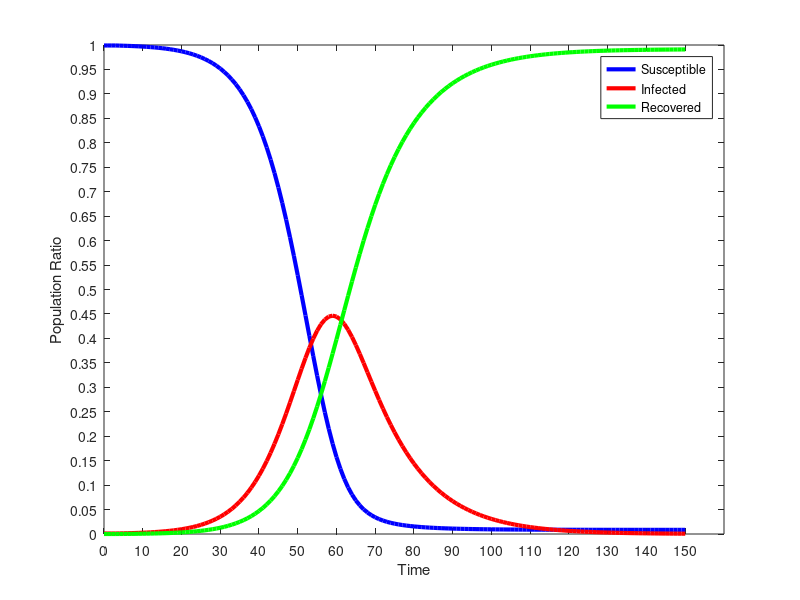

Source code (MATLAB):
dynamics = [
999.000,1.000,0.000;
999.000,1.000,0.000;
999.000,1.000,0.000;
999.000,1.000,0.000;
998.750,1.183,0.067;
998.500,1.366,0.133;
998.251,1.549,0.200;
997.955,1.766,0.279;
997.614,2.016,0.370;
997.228,2.299,0.473;
996.787,2.622,0.591;
996.284,2.990,0.725;
995.711,3.410,0.879;
995.058,3.889,1.053;
994.313,4.434,1.253;
993.464,5.056,1.480;
992.497,5.764,1.739;
991.395,6.570,2.035;
990.139,7.489,2.372;
988.709,8.535,2.756;
987.080,9.725,3.194;
985.226,11.080,3.694;
983.117,12.621,4.263;
980.717,14.372,4.911;
977.988,16.363,5.650;
974.886,18.623,6.491;
971.362,21.189,7.449;
967.362,24.099,8.540;
962.823,27.396,9.781;
957.677,31.129,11.194;
951.849,35.350,12.801;
945.255,40.118,14.627;
937.802,45.496,16.702;
929.390,51.551,19.059;
919.910,58.357,21.733;
909.243,65.990,24.767;
897.265,74.531,28.203;
883.845,84.062,32.094;
868.844,94.663,36.493;
852.126,106.412,41.462;
833.551,119.383,47.066;
812.990,133.634,53.377;
790.320,149.209,60.471;
765.442,166.128,68.430;
738.282,184.380,77.339;
708.801,203.913,87.286;
677.011,224.628,98.361;
642.980,246.367,110.653;
606.846,268.906,124.247;
568.827,291.950,139.223;
529.225,315.128,155.647;
488.429,337.997,173.574;
446.912,360.051,193.037;
405.218,380.736,214.046;
363.946,399.475,236.579;
323.719,415.699,260.582;
285.148,428.887,285.965;
248.802,438.602,312.596;
215.159,444.531,340.310;
184.585,446.513,368.902;
157.304,444.554,398.142;
133.393,438.830,427.778;
112.788,429.667,457.545;
95.305,417.513,487.182;
80.671,402.891,516.437;
68.556,386.362,545.082;
58.608,368.476,572.916;
50.483,349.742,599.776;
43.861,330.606,625.533;
38.462,311.440,650.098;
34.048,292.538,673.414;
30.423,274.123,695.455;
27.428,256.355,716.217;
24.938,239.342,735.720;
22.853,223.152,753.995;
21.095,207.820,771.085;
19.603,193.356,787.041;
18.328,179.754,801.918;
17.232,166.995,815.773;
16.285,155.052,828.663;
15.461,143.893,840.647;
14.742,133.479,851.780;
14.110,123.773,862.116;
13.554,114.737,871.709;
13.062,106.330,880.608;
12.626,98.515,888.859;
12.237,91.255,896.509;
11.890,84.513,903.597;
11.579,78.257,910.165;
11.299,72.452,916.248;
11.048,67.069,921.883;
10.822,62.078,927.100;
10.617,57.453,931.930;
10.432,53.167,936.401;
10.264,49.196,940.540;
10.111,45.519,944.370;
9.973,42.113,947.914;
9.846,38.959,951.194;
9.731,36.040,954.229;
9.626,33.337,957.036;
9.530,30.836,959.634;
9.443,28.521,962.036;
9.363,26.379,964.259;
9.289,24.396,966.314;
9.222,22.562,968.216;
9.160,20.866,969.974;
9.103,19.296,971.601;
9.051,17.844,973.105;
9.004,16.500,974.496;
8.960,15.258,975.782;
8.919,14.109,976.972;
8.882,13.046,978.072;
8.848,12.063,979.089;
8.817,11.154,980.030;
8.788,10.313,980.900;
8.761,9.535,981.704;
8.736,8.816,982.447;
8.714,8.152,983.135;
8.693,7.537,983.771;
8.673,6.968,984.358;
8.656,6.443,984.902;
8.639,5.956,985.404;
8.624,5.507,985.869;
8.610,5.091,986.298;
8.597,4.707,986.695;
8.586,4.352,987.062;
8.575,4.024,987.402;
8.564,3.720,987.716;
8.555,3.439,988.006;
8.547,3.179,988.274;
8.539,2.939,988.522;
8.531,2.717,988.751;
8.524,2.512,988.963;
8.518,2.323,989.159;
8.512,2.147,989.340;
8.507,1.985,989.508;
8.502,1.835,989.663;
8.497,1.697,989.806;
8.493,1.569,989.938;
8.489,1.450,990.061;
8.486,1.341,990.174;
8.482,1.239,990.278;
8.479,1.146,990.375;
8.476,1.059,990.464;
8.474,0.979,990.547;
8.471,0.905,990.623;
8.469,0.837,990.694;
8.467,0.774,990.759;
8.465,0.715,990.820;
8.463,0.661,990.875;
8.462,0.611,990.927;
];
steps = 150;
dt = 1.0;
replications = 0;
startingTime = 0;
endTime = steps * dt;
time = 0 : dt : endTime;
susceptible = dynamics (:, 1);
infected = dynamics (:, 2);
recovered = dynamics (:, 3);
totalPopulation = susceptible(1) + infected(1) + recovered(1);
susceptibleRatio = susceptible ./ totalPopulation;
infectedRatio = infected ./ totalPopulation;
recoveredRatio = recovered ./ totalPopulation;
figure
plot (time, susceptibleRatio.', 'color', 'blue', 'linewidth', 3);
hold on
plot (time, infectedRatio.', 'color', 'red', 'linewidth', 3);
hold on
plot (time, recoveredRatio.', 'color', 'green', 'linewidth', 3);
set(gca,'YTick',0:0.05:1.0)
set(gca,'XTick',0:10:endTime)
xlabel ('Time');
ylabel ('Population Ratio');
legend('Susceptible','Infected', 'Recovered');
titleStr = sprintf('SIR Dynamics of %i agents, with 1.00 dt, 150 steps, 0 replications', totalPopulation)
%title (titleStr);
